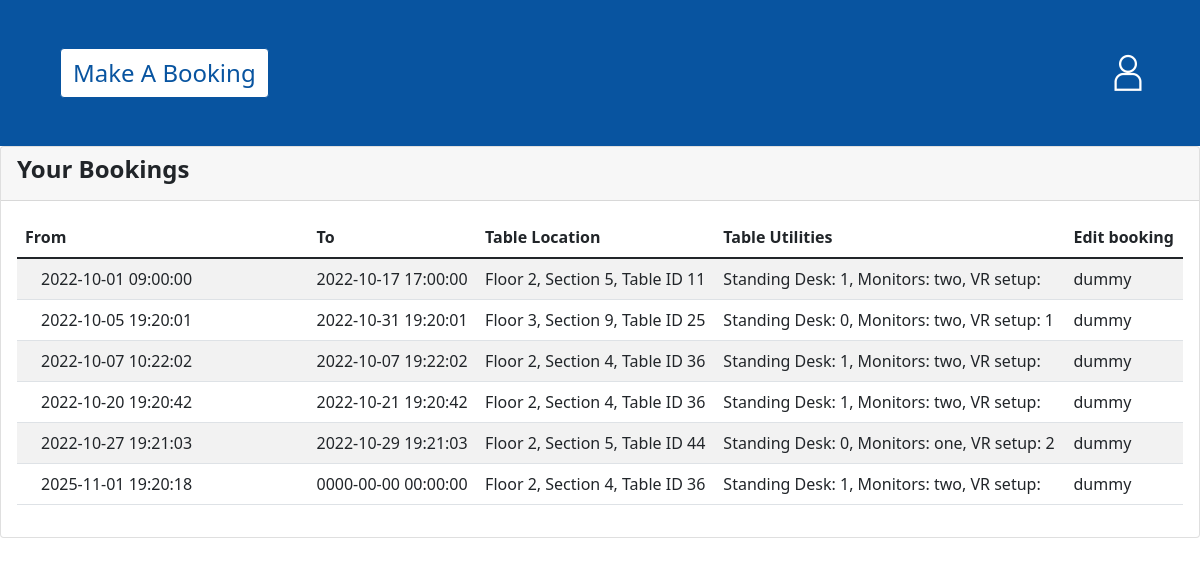
The page /src/calendar.php on the database its author committed.
### tables this page shows
CREATE TABLE `Calendar` (
                            `TableID` int(50) DEFAULT NULL,
                            `UID` varchar(50) DEFAULT NULL,
                            `DateStart` datetime DEFAULT NULL,
                            `DateFinish` datetime DEFAULT NULL
);

CREATE TABLE `Table` (
                         `TableID` int(50) NOT NULL,
                         `F_updown` tinyint(1) DEFAULT NULL,
                         `F_monitor` enum('one','two') DEFAULT NULL,
                         `F_vr_setup` tinyint(1) DEFAULT NULL,
                         `Floor` int(50) NOT NULL,
                         `Section` int(50) NOT NULL
);

### src/calendar.php (the view, shortened to what this page needs)
<!DOCTYPE html>
<html lang="en">
<?php
$conn = OpenCon();
?>
<head>
    <link href="../startbootstrap-bare-master/dist/css/styles.css" rel="stylesheet" />
</head>
<body>
     <nav class="navbar navbar-expand-lg navbar-dark bg-SAP py-5 sticky-top">
        <form class="container-fluid justify-content-start">
            <button class="btn btn-SAP fs-4 me-5 ms-5" type="submit" formaction="table_booking.php">Make A Booking</button>
            </form>
        <a href="#" title=""><img src="../startbootstrap-bare-master/dist/assets/profile_image.png" class="img-responsive me-5"></a>
    </nav>
     <section class="section">
         <div class="card">
             <div class="card-header">
                 <h4><b>Your Bookings</b></h4>
             </div>
             <div class="card-body">
                 <table class="table table-striped" id="table1">
                     <thead>
                     <tr>
                         <th>From</th>
                         <th>To</th>
                         <th>Table Location</th>
                         <th>Table Utilities</th>
                         <th>Edit booking</th>
                     </tr>
                     </thead>
                     <tbody>
                     <?php
                     $sql = "SELECT `Calendar`.`UID`, `Calendar`.`TableID`, `Calendar`.`DateStart`,`Calendar`.`DateFinish`, `Table`.`F_updown`, `Table`.`F_monitor`,`Table`.`F_vr_setup`, `Table`.`Floor`,`Table`.`Section`
FROM `Calendar` INNER JOIN `User` ON `User`.`UID` = `Calendar`.`UID` INNER JOIN `Table` ON `Table`.`TableID` = `Calendar`.`TableID`
ORDER BY `Calendar`.DateStart ASC";
                     $results = $conn->query($sql);
                     if ($results->num_rows > 0){
                         while($row = $results->fetch_assoc()){
                             echo "<tr><td class='col-3'><div class='d-flex align-items-center'>
                                                            <p class='font-bold ms-3 mb-0'>".$row["DateStart"]."</p>
                                                            </div></td><td class='col-auto'>
                                                            <p class=' mb-0'>".$row["DateFinish"]."</p>
                                                            </td><td class='col-auto'>
                                                            <p class=' mb-0'>"."Floor ".$row["Floor"].", ". "Section ".$row["Section"].", "."Table ID ".$row["TableID"]."</p>
                                                            </td><td class='col-auto'>
                                                            <p class=' mb-0'>"."Standing Desk: ".$row["F_updown"].", "."Monitors: ".$row["F_monitor"].", "."VR setup: ".$row["F_vr_setup"]."</p>
                                                            </td><td class='col-auto'>
                                                            <p class=' mb-0'>".'dummy'."</p>
                                                            </td></tr>";
                         }
                     }
                     ?>
                     </tbody>
                 </table>
             </div>
         </div>
     </section>
</body>
</html>

### rows shown on the page
calendar: DateStart "2022-10-01 09:00:00", DateFinish "2022-10-17 17:00:00", table.Floor "2", table.Section "5", TableID "11", table.F_updown "1", table.F_monitor "two"
calendar: DateStart "2022-10-05 19:20:01", DateFinish "2022-10-31 19:20:01", table.Floor "3", table.Section "9", TableID "25", table.F_updown "0", table.F_monitor "two", table.F_vr_setup "1"
calendar: DateStart "2022-10-07 10:22:02", DateFinish "2022-10-07 19:22:02", table.Floor "2", table.Section "4", TableID "36", table.F_updown "1", table.F_monitor "two"
calendar: DateStart "2022-10-20 19:20:42", DateFinish "2022-10-21 19:20:42", table.Floor "2", table.Section "4", TableID "36", table.F_updown "1", table.F_monitor "two"
calendar: DateStart "2022-10-27 19:21:03", DateFinish "2022-10-29 19:21:03", table.Floor "2", table.Section "5", TableID "44", table.F_updown "0", table.F_monitor "one", table.F_vr_setup "2"
calendar: DateStart "2025-11-01 19:20:18", DateFinish "0000-00-00 00:00:00", table.Floor "2", table.Section "4", TableID "36", table.F_updown "1", table.F_monitor "two"
